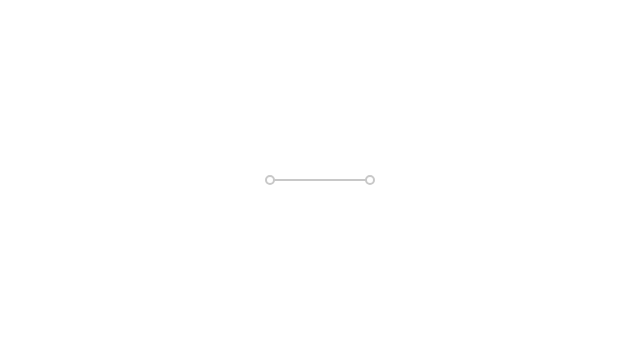
Frame 1 (no input)
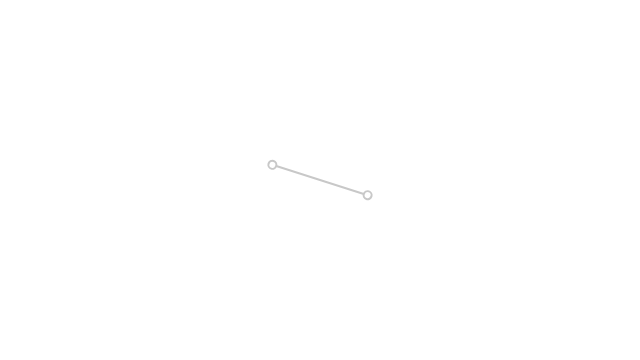
Frame 60 (no input)
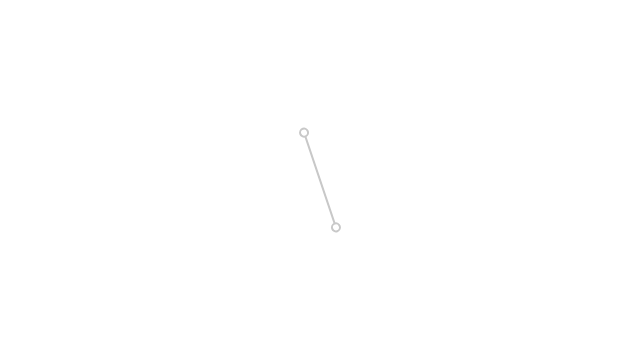
Frame 120 (the mouse pressed at the canvas centre since frame 60)

The p5.js sketch that drew these frames (run headless with seeded random() and noise() and a simulated clock; from frame 60 on, the mouse is pressed at the canvas centre):

// p5.js sketch
// ── sketch.js

var angle=0; //start angle
var aVelocity= 0; //p5 interprets angle in radians but we can
var aAcceleration = 0.01; // use degrees if you convert (see line 15)

function setup(){
  createCanvas(640,360);
}

function draw(){
  background(255);
  stroke(200);
  strokeWeight(2);
  translate(width/2,height/2); //translate the coordinate system to the center
  rotate(radians(angle)); //<--- radians() converts degrees to radians
//then the rotate functions rotates the entire coordinate systems
  line(-50,0,50,0);  //coordinates therefore remain the same
  ellipse(50,0,8,8);
  ellipse(-50,0,8,8);

  aVelocity= aVelocity+aAcceleration; //increase velocity by acceleration
  angle = angle+aVelocity; //increase angle by velocity

}
